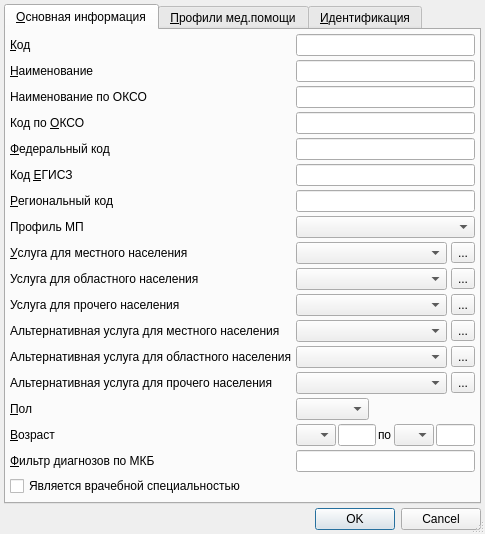
<?xml version="1.0" encoding="UTF-8"?>
<ui version="4.0">
 <class>ItemEditorDialog</class>
 <widget class="QDialog" name="ItemEditorDialog">
  <property name="geometry">
   <rect>
    <x>0</x>
    <y>0</y>
    <width>485</width>
    <height>513</height>
   </rect>
  </property>
  <property name="windowTitle">
   <string>ChangeMe!</string>
  </property>
  <property name="sizeGripEnabled">
   <bool>true</bool>
  </property>
  <layout class="QGridLayout" name="gridLayout_2">
   <property name="margin">
    <number>4</number>
   </property>
   <property name="spacing">
    <number>4</number>
   </property>
   <item row="2" column="0" colspan="2">
    <widget class="QTabWidget" name="tabWidget">
     <property name="currentIndex">
      <number>0</number>
     </property>
     <widget class="QWidget" name="tabMain">
      <attribute name="title">
       <string>&amp;Основная информация</string>
      </attribute>
      <layout class="QGridLayout" name="gridLayout">
       <property name="margin">
        <number>4</number>
       </property>
       <property name="spacing">
        <number>4</number>
       </property>
       <item row="17" column="0">
        <widget class="QLabel" name="lblSex">
         <property name="sizePolicy">
          <sizepolicy hsizetype="Maximum" vsizetype="Preferred">
           <horstretch>0</horstretch>
           <verstretch>0</verstretch>
          </sizepolicy>
         </property>
         <property name="text">
          <string>&amp;Пол</string>
         </property>
         <property name="buddy">
          <cstring>cmbSex</cstring>
         </property>
        </widget>
       </item>
       <item row="17" column="1">
        <widget class="QComboBox" name="cmbSex">
         <item>
          <property name="text">
           <string/>
          </property>
         </item>
         <item>
          <property name="text">
           <string>М</string>
          </property>
         </item>
         <item>
          <property name="text">
           <string>Ж</string>
          </property>
         </item>
        </widget>
       </item>
       <item row="17" column="2" colspan="2">
        <spacer>
         <property name="orientation">
          <enum>Qt::Horizontal</enum>
         </property>
         <property name="sizeHint" stdset="0">
          <size>
           <width>141</width>
           <height>20</height>
          </size>
         </property>
        </spacer>
       </item>
       <item row="18" column="0">
        <widget class="QLabel" name="lblAge">
         <property name="sizePolicy">
          <sizepolicy hsizetype="Maximum" vsizetype="Preferred">
           <horstretch>0</horstretch>
           <verstretch>0</verstretch>
          </sizepolicy>
         </property>
         <property name="text">
          <string>&amp;Возраст</string>
         </property>
         <property name="buddy">
          <cstring>cmbBegAgeUnit</cstring>
         </property>
        </widget>
       </item>
       <item row="11" column="3">
        <widget class="QToolButton" name="btnSelectLocalService">
         <property name="text">
          <string>...</string>
         </property>
        </widget>
       </item>
       <item row="13" column="1" colspan="2">
        <widget class="CRBComboBox" name="cmbOtherService"/>
       </item>
       <item row="7" column="0">
        <widget class="QLabel" name="lblFederalCode">
         <property name="sizePolicy">
          <sizepolicy hsizetype="Maximum" vsizetype="Preferred">
           <horstretch>0</horstretch>
           <verstretch>0</verstretch>
          </sizepolicy>
         </property>
         <property name="text">
          <string>&amp;Федеральный код</string>
         </property>
         <property name="buddy">
          <cstring>edtFederalCode</cstring>
         </property>
        </widget>
       </item>
       <item row="5" column="0">
        <widget class="QLabel" name="lblOKSOName">
         <property name="sizePolicy">
          <sizepolicy hsizetype="Maximum" vsizetype="Preferred">
           <horstretch>0</horstretch>
           <verstretch>0</verstretch>
          </sizepolicy>
         </property>
         <property name="text">
          <string>Наименование по ОКСО</string>
         </property>
         <property name="buddy">
          <cstring>edtOKSOName</cstring>
         </property>
        </widget>
       </item>
       <item row="14" column="3">
        <widget class="QToolButton" name="btnSelectAltLocalService">
         <property name="text">
          <string>...</string>
         </property>
        </widget>
       </item>
       <item row="12" column="0">
        <widget class="QLabel" name="lblProvinceService">
         <property name="sizePolicy">
          <sizepolicy hsizetype="Maximum" vsizetype="Preferred">
           <horstretch>0</horstretch>
           <verstretch>0</verstretch>
          </sizepolicy>
         </property>
         <property name="text">
          <string>Услуга для областного населения</string>
         </property>
         <property name="buddy">
          <cstring>cmbProvinceService</cstring>
         </property>
        </widget>
       </item>
       <item row="6" column="0">
        <widget class="QLabel" name="lblOKSOCode">
         <property name="sizePolicy">
          <sizepolicy hsizetype="Maximum" vsizetype="Preferred">
           <horstretch>0</horstretch>
           <verstretch>0</verstretch>
          </sizepolicy>
         </property>
         <property name="text">
          <string>Код по &amp;ОКСО</string>
         </property>
         <property name="buddy">
          <cstring>edtOKSOCode</cstring>
         </property>
        </widget>
       </item>
       <item row="11" column="1" colspan="2">
        <widget class="CRBComboBox" name="cmbLocalService"/>
       </item>
       <item row="12" column="1" colspan="2">
        <widget class="CRBComboBox" name="cmbProvinceService"/>
       </item>
       <item row="13" column="3">
        <widget class="QToolButton" name="btnSelectOtherService">
         <property name="text">
          <string>...</string>
         </property>
        </widget>
       </item>
       <item row="9" column="0">
        <widget class="QLabel" name="lblRegionalCode">
         <property name="sizePolicy">
          <sizepolicy hsizetype="Maximum" vsizetype="Preferred">
           <horstretch>0</horstretch>
           <verstretch>0</verstretch>
          </sizepolicy>
         </property>
         <property name="text">
          <string>&amp;Региональный код</string>
         </property>
         <property name="buddy">
          <cstring>edtRegionalCode</cstring>
         </property>
        </widget>
       </item>
       <item row="14" column="0">
        <widget class="QLabel" name="lblAltLocalService">
         <property name="sizePolicy">
          <sizepolicy hsizetype="Maximum" vsizetype="Preferred">
           <horstretch>0</horstretch>
           <verstretch>0</verstretch>
          </sizepolicy>
         </property>
         <property name="text">
          <string>Альтернативная услуга для местного населения</string>
         </property>
         <property name="buddy">
          <cstring>cmbAltLocalService</cstring>
         </property>
        </widget>
       </item>
       <item row="15" column="3">
        <widget class="QToolButton" name="btnSelectAltProvinceService">
         <property name="text">
          <string>...</string>
         </property>
        </widget>
       </item>
       <item row="11" column="0">
        <widget class="QLabel" name="lblLocalService">
         <property name="sizePolicy">
          <sizepolicy hsizetype="Maximum" vsizetype="Preferred">
           <horstretch>0</horstretch>
           <verstretch>0</verstretch>
          </sizepolicy>
         </property>
         <property name="text">
          <string>&amp;Услуга для местного населения</string>
         </property>
         <property name="buddy">
          <cstring>cmbLocalService</cstring>
         </property>
        </widget>
       </item>
       <item row="8" column="0">
        <widget class="QLabel" name="lblUsishCode">
         <property name="sizePolicy">
          <sizepolicy hsizetype="Maximum" vsizetype="Preferred">
           <horstretch>0</horstretch>
           <verstretch>0</verstretch>
          </sizepolicy>
         </property>
         <property name="text">
          <string>Код &amp;ЕГИСЗ</string>
         </property>
         <property name="buddy">
          <cstring>edtFederalCode</cstring>
         </property>
        </widget>
       </item>
       <item row="16" column="0">
        <widget class="QLabel" name="lblAltOtherService">
         <property name="sizePolicy">
          <sizepolicy hsizetype="Maximum" vsizetype="Preferred">
           <horstretch>0</horstretch>
           <verstretch>0</verstretch>
          </sizepolicy>
         </property>
         <property name="text">
          <string>Альтернативная услуга для прочего населения</string>
         </property>
         <property name="buddy">
          <cstring>cmbAltOtherService</cstring>
         </property>
        </widget>
       </item>
       <item row="16" column="1" colspan="2">
        <widget class="CRBComboBox" name="cmbAltOtherService"/>
       </item>
       <item row="12" column="3">
        <widget class="QToolButton" name="btnSelectProvinceService">
         <property name="text">
          <string>...</string>
         </property>
        </widget>
       </item>
       <item row="16" column="3">
        <widget class="QToolButton" name="btnAltSelectOtherService">
         <property name="text">
          <string>...</string>
         </property>
        </widget>
       </item>
       <item row="14" column="1" colspan="2">
        <widget class="CRBComboBox" name="cmbAltLocalService"/>
       </item>
       <item row="15" column="0">
        <widget class="QLabel" name="lblAltProvinceService">
         <property name="sizePolicy">
          <sizepolicy hsizetype="Maximum" vsizetype="Preferred">
           <horstretch>0</horstretch>
           <verstretch>0</verstretch>
          </sizepolicy>
         </property>
         <property name="text">
          <string>Альтернативная услуга для областного населения</string>
         </property>
         <property name="buddy">
          <cstring>cmbAltProvinceService</cstring>
         </property>
        </widget>
       </item>
       <item row="13" column="0">
        <widget class="QLabel" name="lblOtherService">
         <property name="sizePolicy">
          <sizepolicy hsizetype="Maximum" vsizetype="Preferred">
           <horstretch>0</horstretch>
           <verstretch>0</verstretch>
          </sizepolicy>
         </property>
         <property name="text">
          <string>Услуга для прочего населения</string>
         </property>
         <property name="buddy">
          <cstring>cmbOtherService</cstring>
         </property>
        </widget>
       </item>
       <item row="5" column="1" colspan="3">
        <widget class="QLineEdit" name="edtOKSOName"/>
       </item>
       <item row="15" column="1" colspan="2">
        <widget class="CRBComboBox" name="cmbAltProvinceService"/>
       </item>
       <item row="8" column="1" colspan="3">
        <widget class="QLineEdit" name="edtUsishCode"/>
       </item>
       <item row="9" column="1" colspan="3">
        <widget class="QLineEdit" name="edtRegionalCode"/>
       </item>
       <item row="19" column="0">
        <widget class="QLabel" name="lblMKBFilter">
         <property name="sizePolicy">
          <sizepolicy hsizetype="Maximum" vsizetype="Preferred">
           <horstretch>0</horstretch>
           <verstretch>0</verstretch>
          </sizepolicy>
         </property>
         <property name="text">
          <string>&amp;Фильтр диагнозов по МКБ</string>
         </property>
         <property name="buddy">
          <cstring>edtMKBFilter</cstring>
         </property>
        </widget>
       </item>
       <item row="2" column="0">
        <widget class="QLabel" name="lblCode">
         <property name="sizePolicy">
          <sizepolicy hsizetype="Maximum" vsizetype="Preferred">
           <horstretch>0</horstretch>
           <verstretch>0</verstretch>
          </sizepolicy>
         </property>
         <property name="text">
          <string>&amp;Код</string>
         </property>
         <property name="buddy">
          <cstring>edtCode</cstring>
         </property>
        </widget>
       </item>
       <item row="2" column="1" colspan="3">
        <widget class="QLineEdit" name="edtCode"/>
       </item>
       <item row="19" column="1" colspan="3">
        <widget class="QLineEdit" name="edtMKBFilter"/>
       </item>
       <item row="6" column="1" colspan="3">
        <widget class="QLineEdit" name="edtOKSOCode"/>
       </item>
       <item row="4" column="1" colspan="3">
        <widget class="QLineEdit" name="edtName"/>
       </item>
       <item row="4" column="0">
        <widget class="QLabel" name="lblName">
         <property name="sizePolicy">
          <sizepolicy hsizetype="Maximum" vsizetype="Preferred">
           <horstretch>0</horstretch>
           <verstretch>0</verstretch>
          </sizepolicy>
         </property>
         <property name="text">
          <string>&amp;Наименование</string>
         </property>
         <property name="buddy">
          <cstring>edtName</cstring>
         </property>
        </widget>
       </item>
       <item row="18" column="1" colspan="3">
        <layout class="QHBoxLayout" name="horizontalLayout">
         <property name="spacing">
          <number>2</number>
         </property>
         <property name="leftMargin">
          <number>0</number>
         </property>
         <item>
          <widget class="QComboBox" name="cmbBegAgeUnit">
           <property name="sizePolicy">
            <sizepolicy hsizetype="Preferred" vsizetype="Fixed">
             <horstretch>0</horstretch>
             <verstretch>0</verstretch>
            </sizepolicy>
           </property>
           <item>
            <property name="text">
             <string/>
            </property>
           </item>
           <item>
            <property name="text">
             <string>Д</string>
            </property>
           </item>
           <item>
            <property name="text">
             <string>Н</string>
            </property>
           </item>
           <item>
            <property name="text">
             <string>М</string>
            </property>
           </item>
           <item>
            <property name="text">
             <string>Г</string>
            </property>
           </item>
          </widget>
         </item>
         <item>
          <widget class="QLineEdit" name="edtBegAgeCount">
           <property name="sizePolicy">
            <sizepolicy hsizetype="Preferred" vsizetype="Fixed">
             <horstretch>0</horstretch>
             <verstretch>0</verstretch>
            </sizepolicy>
           </property>
           <property name="inputMask">
            <string>000; </string>
           </property>
           <property name="maxLength">
            <number>3</number>
           </property>
          </widget>
         </item>
         <item>
          <widget class="QLabel" name="lblAgeSep">
           <property name="text">
            <string>по</string>
           </property>
           <property name="buddy">
            <cstring>cmbEndAgeUnit</cstring>
           </property>
          </widget>
         </item>
         <item>
          <widget class="QComboBox" name="cmbEndAgeUnit">
           <property name="sizePolicy">
            <sizepolicy hsizetype="Preferred" vsizetype="Fixed">
             <horstretch>0</horstretch>
             <verstretch>0</verstretch>
            </sizepolicy>
           </property>
           <item>
            <property name="text">
             <string/>
            </property>
           </item>
           <item>
            <property name="text">
             <string>Д</string>
            </property>
           </item>
           <item>
            <property name="text">
             <string>Н</string>
            </property>
           </item>
           <item>
            <property name="text">
             <string>М</string>
            </property>
           </item>
           <item>
            <property name="text">
             <string>Г</string>
            </property>
           </item>
          </widget>
         </item>
         <item>
          <widget class="QLineEdit" name="edtEndAgeCount">
           <property name="sizePolicy">
            <sizepolicy hsizetype="Preferred" vsizetype="Fixed">
             <horstretch>0</horstretch>
             <verstretch>0</verstretch>
            </sizepolicy>
           </property>
           <property name="inputMask">
            <string>000; </string>
           </property>
           <property name="maxLength">
            <number>3</number>
           </property>
          </widget>
         </item>
        </layout>
       </item>
       <item row="7" column="1" colspan="3">
        <widget class="QLineEdit" name="edtFederalCode"/>
       </item>
       <item row="22" column="0">
        <spacer>
         <property name="orientation">
          <enum>Qt::Vertical</enum>
         </property>
         <property name="sizeHint" stdset="0">
          <size>
           <width>73</width>
           <height>16</height>
          </size>
         </property>
        </spacer>
       </item>
       <item row="10" column="1" colspan="3">
        <widget class="CRBComboBox" name="cmbMedicalAidProfile"/>
       </item>
       <item row="10" column="0">
        <widget class="QLabel" name="lblMedicalAidProfile">
         <property name="sizePolicy">
          <sizepolicy hsizetype="Maximum" vsizetype="Preferred">
           <horstretch>0</horstretch>
           <verstretch>0</verstretch>
          </sizepolicy>
         </property>
         <property name="text">
          <string>Профиль МП</string>
         </property>
         <property name="buddy">
          <cstring>cmbMedicalAidProfile</cstring>
         </property>
        </widget>
       </item>
       <item row="21" column="0" colspan="4">
        <widget class="QCheckBox" name="chkIsHigh">
         <property name="text">
          <string>Является врачебной специальностью</string>
         </property>
        </widget>
       </item>
      </layout>
     </widget>
     <widget class="QWidget" name="tabMedicalAidProfiles">
      <attribute name="title">
       <string>&amp;Профили мед.помощи</string>
      </attribute>
      <layout class="QGridLayout" name="gridLayout_4">
       <property name="margin">
        <number>4</number>
       </property>
       <property name="spacing">
        <number>4</number>
       </property>
       <item row="0" column="0">
        <widget class="CInDocTableView" name="tblMedicalAidProfiles"/>
       </item>
      </layout>
     </widget>
     <widget class="QWidget" name="tabIdentification">
      <attribute name="title">
       <string>&amp;Идентификация</string>
      </attribute>
      <layout class="QGridLayout" name="gridLayout_3">
       <property name="margin">
        <number>4</number>
       </property>
       <property name="spacing">
        <number>4</number>
       </property>
       <item row="0" column="0">
        <widget class="CInDocTableView" name="tblIdentification"/>
       </item>
      </layout>
     </widget>
    </widget>
   </item>
   <item row="3" column="0" colspan="2">
    <widget class="QDialogButtonBox" name="buttonBox">
     <property name="standardButtons">
      <set>QDialogButtonBox::Cancel|QDialogButtonBox::Ok</set>
     </property>
    </widget>
   </item>
  </layout>
 </widget>
 <customwidgets>
  <customwidget>
   <class>CRBComboBox</class>
   <extends>QComboBox</extends>
   <header>library/crbcombobox.h</header>
  </customwidget>
  <customwidget>
   <class>CInDocTableView</class>
   <extends>QTableView</extends>
   <header>library/InDocTable.h</header>
  </customwidget>
 </customwidgets>
 <tabstops>
  <tabstop>tabWidget</tabstop>
  <tabstop>edtCode</tabstop>
  <tabstop>edtName</tabstop>
  <tabstop>edtOKSOName</tabstop>
  <tabstop>edtOKSOCode</tabstop>
  <tabstop>edtFederalCode</tabstop>
  <tabstop>edtUsishCode</tabstop>
  <tabstop>edtRegionalCode</tabstop>
  <tabstop>cmbLocalService</tabstop>
  <tabstop>btnSelectLocalService</tabstop>
  <tabstop>cmbProvinceService</tabstop>
  <tabstop>btnSelectProvinceService</tabstop>
  <tabstop>cmbOtherService</tabstop>
  <tabstop>btnSelectOtherService</tabstop>
  <tabstop>cmbAltLocalService</tabstop>
  <tabstop>btnSelectAltLocalService</tabstop>
  <tabstop>cmbAltProvinceService</tabstop>
  <tabstop>btnSelectAltProvinceService</tabstop>
  <tabstop>cmbAltOtherService</tabstop>
  <tabstop>btnAltSelectOtherService</tabstop>
  <tabstop>cmbSex</tabstop>
  <tabstop>cmbBegAgeUnit</tabstop>
  <tabstop>edtBegAgeCount</tabstop>
  <tabstop>cmbEndAgeUnit</tabstop>
  <tabstop>edtEndAgeCount</tabstop>
  <tabstop>edtMKBFilter</tabstop>
  <tabstop>tblMedicalAidProfiles</tabstop>
  <tabstop>tblIdentification</tabstop>
  <tabstop>buttonBox</tabstop>
 </tabstops>
 <resources/>
 <connections>
  <connection>
   <sender>buttonBox</sender>
   <signal>accepted()</signal>
   <receiver>ItemEditorDialog</receiver>
   <slot>accept()</slot>
   <hints>
    <hint type="sourcelabel">
     <x>207</x>
     <y>515</y>
    </hint>
    <hint type="destinationlabel">
     <x>199</x>
     <y>179</y>
    </hint>
   </hints>
  </connection>
  <connection>
   <sender>buttonBox</sender>
   <signal>rejected()</signal>
   <receiver>ItemEditorDialog</receiver>
   <slot>reject()</slot>
   <hints>
    <hint type="sourcelabel">
     <x>207</x>
     <y>515</y>
    </hint>
    <hint type="destinationlabel">
     <x>199</x>
     <y>179</y>
    </hint>
   </hints>
  </connection>
 </connections>
</ui>
